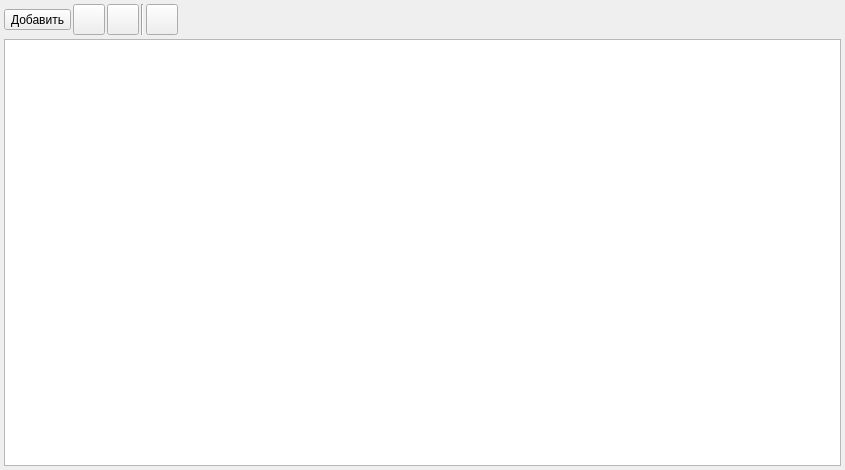
<?xml version="1.0" encoding="UTF-8"?>
<ui version="4.0">
 <class>FormComments</class>
 <widget class="QWidget" name="FormComments">
  <property name="geometry">
   <rect>
    <x>0</x>
    <y>0</y>
    <width>845</width>
    <height>470</height>
   </rect>
  </property>
  <property name="windowTitle">
   <string>Form</string>
  </property>
  <layout class="QVBoxLayout" name="verticalLayout">
   <property name="spacing">
    <number>4</number>
   </property>
   <property name="leftMargin">
    <number>4</number>
   </property>
   <property name="topMargin">
    <number>4</number>
   </property>
   <property name="rightMargin">
    <number>4</number>
   </property>
   <property name="bottomMargin">
    <number>4</number>
   </property>
   <item>
    <layout class="QHBoxLayout" name="horizontalLayout">
     <property name="spacing">
      <number>2</number>
     </property>
     <item>
      <widget class="QToolButton" name="toolButtonAdd">
       <property name="text">
        <string>Добавить</string>
       </property>
       <property name="icon">
        <iconset resource="../../res.qrc">
         <normaloff>:/32/icons/32x32/add.png</normaloff>:/32/icons/32x32/add.png</iconset>
       </property>
       <property name="iconSize">
        <size>
         <width>24</width>
         <height>24</height>
        </size>
       </property>
       <property name="toolButtonStyle">
        <enum>Qt::ToolButtonTextBesideIcon</enum>
       </property>
      </widget>
     </item>
     <item>
      <widget class="QToolButton" name="toolButtonEdit">
       <property name="text">
        <string/>
       </property>
       <property name="icon">
        <iconset resource="../../res.qrc">
         <normaloff>:/32/icons/32x32/edit.png</normaloff>:/32/icons/32x32/edit.png</iconset>
       </property>
       <property name="iconSize">
        <size>
         <width>24</width>
         <height>24</height>
        </size>
       </property>
      </widget>
     </item>
     <item>
      <widget class="QToolButton" name="toolButtonDelete">
       <property name="text">
        <string/>
       </property>
       <property name="icon">
        <iconset resource="../../res.qrc">
         <normaloff>:/32/icons/32x32/delete.png</normaloff>:/32/icons/32x32/delete.png</iconset>
       </property>
       <property name="iconSize">
        <size>
         <width>24</width>
         <height>24</height>
        </size>
       </property>
      </widget>
     </item>
     <item>
      <widget class="Line" name="line_2">
       <property name="orientation">
        <enum>Qt::Vertical</enum>
       </property>
      </widget>
     </item>
     <item>
      <widget class="QToolButton" name="toolButtonRefresh">
       <property name="text">
        <string/>
       </property>
       <property name="icon">
        <iconset resource="../../res.qrc">
         <normaloff>:/32/icons/32x32/refresh.png</normaloff>:/32/icons/32x32/refresh.png</iconset>
       </property>
       <property name="iconSize">
        <size>
         <width>24</width>
         <height>24</height>
        </size>
       </property>
      </widget>
     </item>
     <item>
      <spacer name="horizontalSpacer">
       <property name="orientation">
        <enum>Qt::Horizontal</enum>
       </property>
       <property name="sizeHint" stdset="0">
        <size>
         <width>691</width>
         <height>20</height>
        </size>
       </property>
      </spacer>
     </item>
    </layout>
   </item>
   <item>
    <widget class="QTableView" name="tableViewComments">
     <attribute name="verticalHeaderHighlightSections">
      <bool>false</bool>
     </attribute>
    </widget>
   </item>
  </layout>
  <action name="actionAdd">
   <property name="icon">
    <iconset resource="../../res.qrc">
     <normaloff>:/32/icons/32x32/add.png</normaloff>:/32/icons/32x32/add.png</iconset>
   </property>
   <property name="text">
    <string>Добавить</string>
   </property>
   <property name="toolTip">
    <string>Добавить комментарий</string>
   </property>
   <property name="shortcut">
    <string>Ins</string>
   </property>
  </action>
  <action name="actionEdit">
   <property name="icon">
    <iconset resource="../../res.qrc">
     <normaloff>:/32/icons/32x32/edit.png</normaloff>:/32/icons/32x32/edit.png</iconset>
   </property>
   <property name="text">
    <string>Редактировать</string>
   </property>
   <property name="toolTip">
    <string>Редактировать комментарий</string>
   </property>
  </action>
  <action name="actionDelete">
   <property name="icon">
    <iconset resource="../../res.qrc">
     <normaloff>:/32/icons/32x32/delete.png</normaloff>:/32/icons/32x32/delete.png</iconset>
   </property>
   <property name="text">
    <string>Удалить</string>
   </property>
   <property name="toolTip">
    <string>Удалить комментарий</string>
   </property>
   <property name="shortcut">
    <string>Ctrl+Del</string>
   </property>
  </action>
 </widget>
 <resources>
  <include location="../../res.qrc"/>
 </resources>
 <connections/>
</ui>
